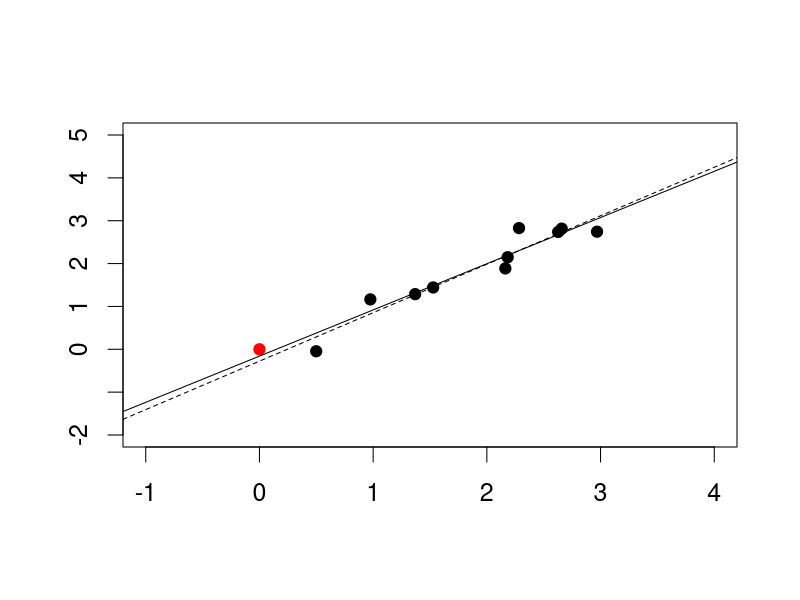
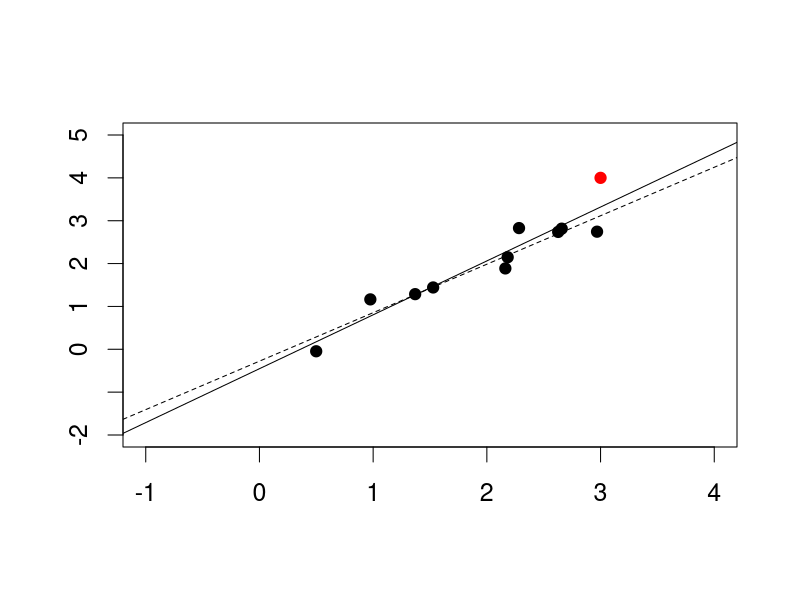
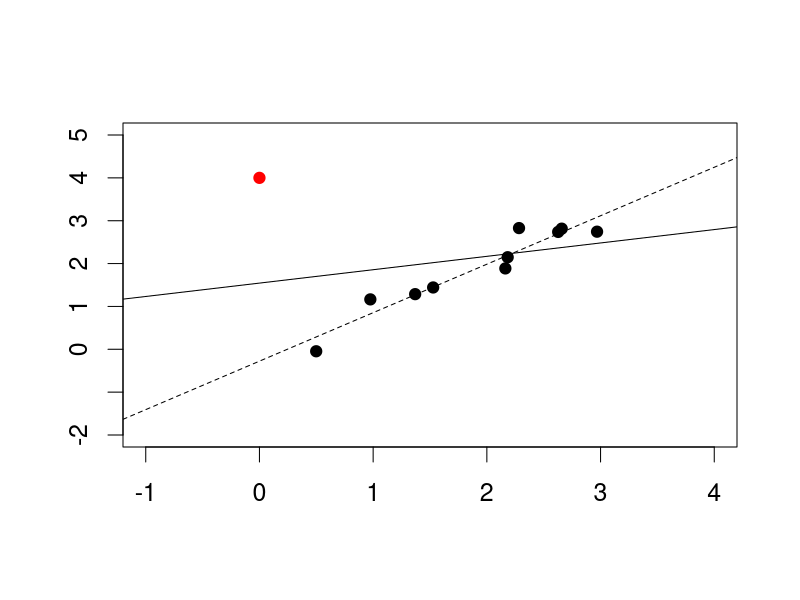
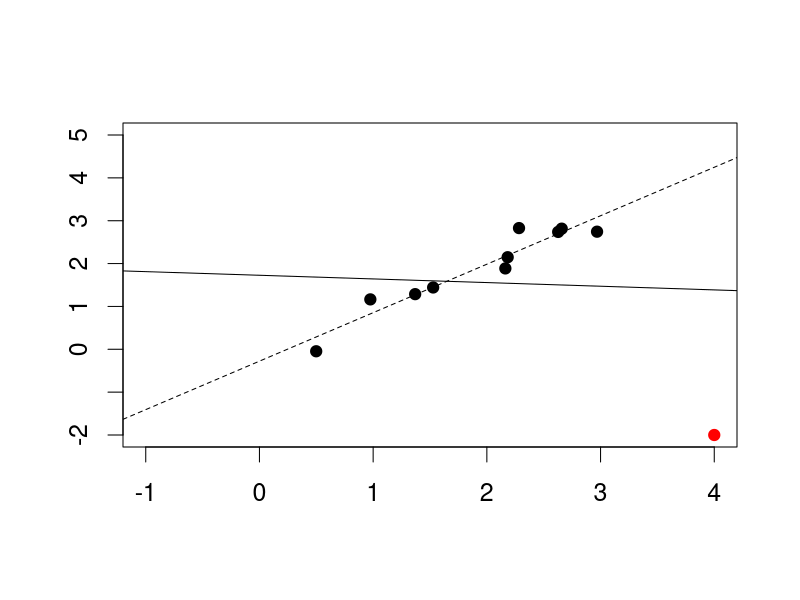
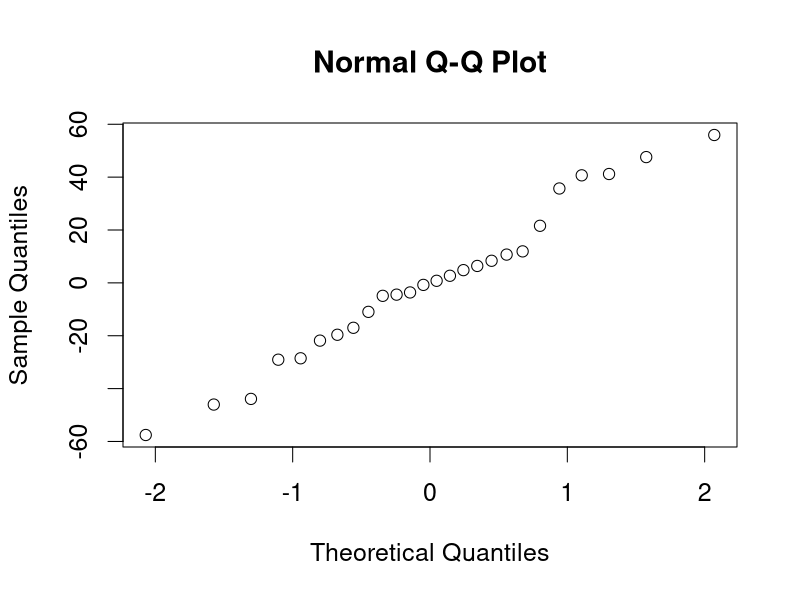
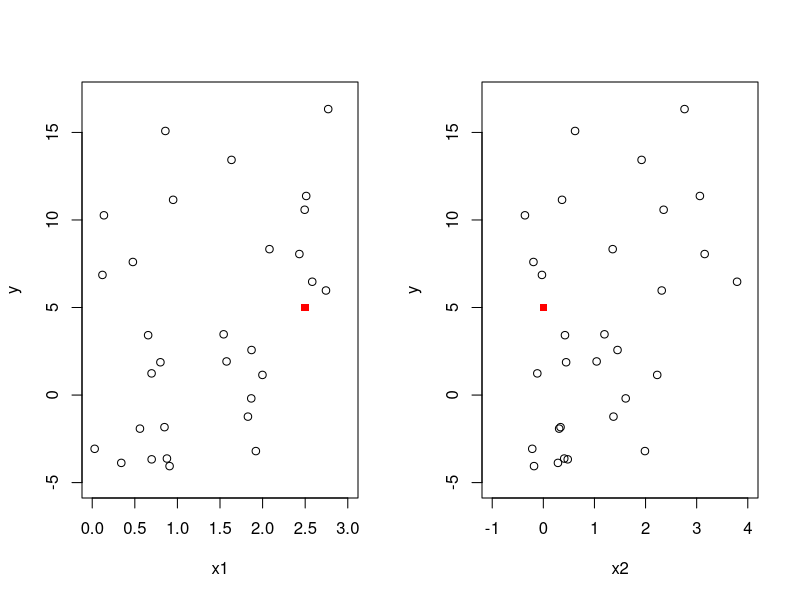
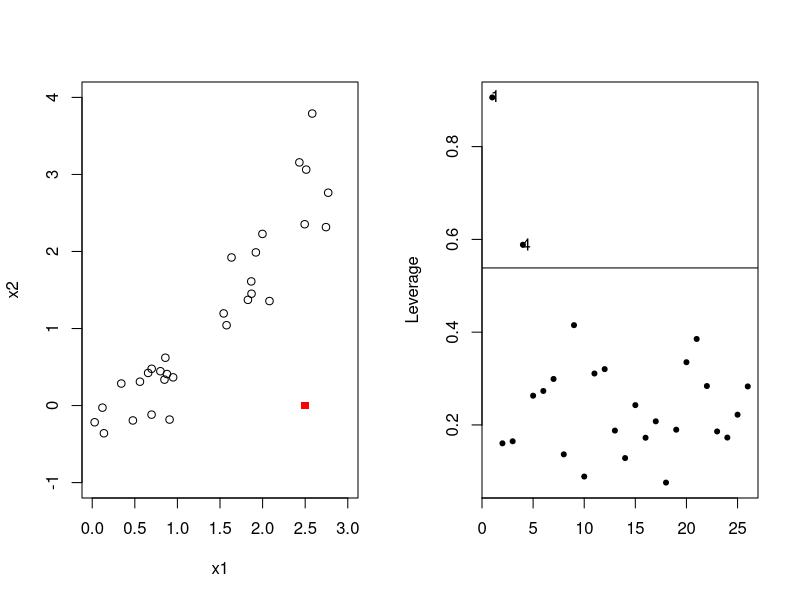
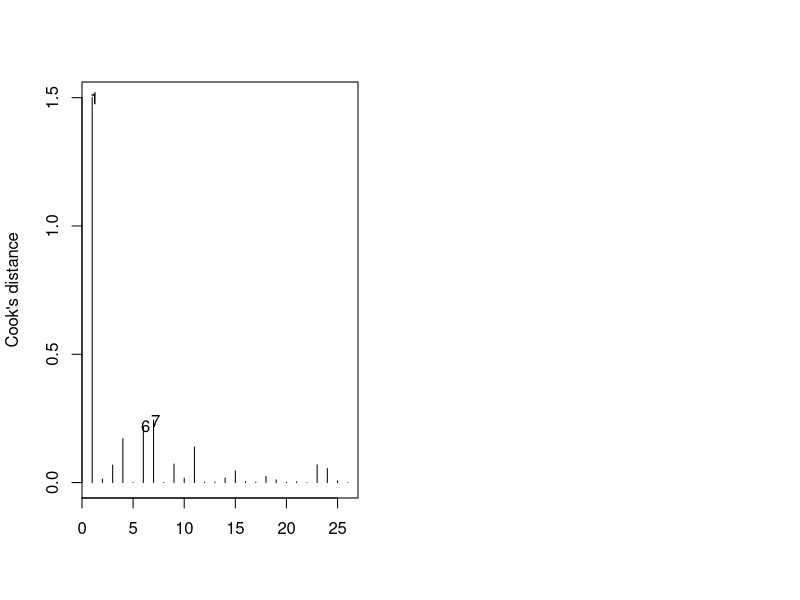

Reproduce these figures in R, in order.
## ---- chunk 1
CWD <- read.table("./datasets/01-linear-regression/christ.csv", header = T, sep = ",", dec = ".")
attach(CWD)

model <- lm(CWD.BASA ~ RIP.DENS)
model3 <- lm(I(log(CWD.BASA)) ~ RIP.DENS + I(RIP.DENS^2))
summary(model)
confint(model)

needles <- read.table("./datasets/01-linear-regression/needles.txt", header = T, sep = "\t", dec = ".")
attach(needles)
model_l5 <- lm(length ~ nitrogen * phosphor + potassium 
               + phosphor * residu)

library(car)

body.fat <- read.table("./datasets/01-linear-regression/bodyfatNKNW.txt", header = T, dec = ".")
attach(body.fat)

birnh <- read.table("./datasets/01-linear-regression/birnh.txt", header = T, sep = "\t", dec = ".")
attach(birnh)
## ---- chunk 2
set.seed(12345)  
n <- 10
X <- sort(3*runif(n))
Y <- X + 0.3*rnorm(n)

par(cex = 1.5)

plot_data_outliers <- function(outlier = NULL) {
  X_outliers <- c(X, outlier[1])
  Y_outliers <- c(Y, outlier[2])
  
  m_regular <- lm(Y ~ X)
  m_outliers <- lm(Y_outliers ~ X_outliers)
  
  plot(X, Y, xlim = c(-1, 4), ylim = c(-2, 5), pch = 19,
       xlab = "", ylab = "")
  if (!is.null(outlier)) {
    # Draw the outlier
    points(outlier[1], outlier[2], pch = 19, col = "red")
    # Draw the regression line without the outlier
    abline(m_regular, lty = "dashed")
  }
  abline(m_outliers)
}

plot_data_outliers(c(0,0))
## ---- chunk 3
par(cex = 1.5)
plot_data_outliers(c(3, 4))
## ---- chunk 4
par(cex = 1.5)
plot_data_outliers(c(0, 4))
## ---- chunk 5
par(cex = 1.5)
plot_data_outliers(c(4, -2))
## ---- chunk 6
qqnorm(model_l5$resid)
## ---- chunk 7
set.seed(1234)
n <- 30
x1 <- 3*runif(n)
x2 <- x1 + 0.5*rnorm(n)
y <- 2*x1 + x2 + 5*rnorm(n)

x1_outlier <- 2.5
x2_outlier <- 0
y_outlier <- 5

range <- function(...) {
  c(floor(min(...)), ceiling(max(...)))
}

x1_lim <- range(x1, x1_outlier)
x2_lim <- range(x2, x2_outlier)
y_lim <- range(y, y_outlier)

par(cex = 1.5, mfrow=c(1, 2))
plot(x1, y, xlim = x1_lim, ylim = y_lim)
points(x1_outlier, y_outlier, pch = 15, col = "red")
plot(x2, y, xlim = x2_lim, ylim = y_lim)
points(x2_outlier, y_outlier, pch = 15, col = "red")
## ---- chunk 8
plot(x1, x2, xlim = x1_lim, ylim = x2_lim)
points(x1_outlier, x2_outlier, pch = 15, col = "red")

## ---- chunk 9
p=7
n=26
lev5 <- hatvalues(model_l5)
cutoff <- 2*p/n
plot(lev5, pch = 20, xlab = "", ylab = "Leverage")
abline(h=cutoff)
text(1.3, 0.91, 1)
text(4.3, 0.59, 4)
## ---- chunk 10
cd5 <- cooks.distance(model_l5)
plot(cd5, type = "h", ylab = "Cook's distance", xlab = "")
text(1.2, 1.5, 1)
text(6.2, 0.22, 6)
text(7.2, 0.24, 7)
## ---- chunk 11
par(mfrow=c(2,2))
plot(model_l5)
## ---- chunk 12
dfb5 <- dfbetas(model_l5)[1,]
plot(dfb5, pch = 20, ylab = "DFBETAS", xlab = "Parameter number")
## ---- chunk 13
inter5 <- phosphor * residu
par(mfrow=c(1,2))
hist(inter5, xlab = "phosphor * residual ash", main = "Histogram of phosphor * residu")
qqnorm(inter5)
## ---- chunk 14
nitrogen2 <- nitrogen[-1]
phosphor2 <- phosphor[-1]
potassium2 <- potassium[-1]
residu2 <- residu[-1]
length2 <- length[-1]
model_l6 <- lm(length2 ~ nitrogen2 *  phosphor2 + potassium2 
               + phosphor2 * residu2)
## ---- chunk 15
summary(model_l6)$coefficients
## ---- chunk 16
model_l7 <- lm(length ~ nitrogen *  phosphor + potassium 
               + residu)
## ---- chunk 17
summary(model_l7)$coefficients
## ---- chunk 18
model_l8 <- lm(length ~ nitrogen *  phosphor + potassium)
## ---- chunk 19
summary(model_l8)$coefficients
## ---- chunk 20
p2=5
lev8 <- hatvalues(model_l8)
cutoff2 <- 2*p2/n
par(mfrow=c(1,2))
plot(lev5, pch = 20, xlab = "", ylab = "Leverage")
abline(h=cutoff)
text(1.5, 0.91, 1)
text(4.5, 0.59, 4)
plot(lev8, pch = 20, xlab = "", ylab = "Leverage", ylim = c(0.0,0.9))
abline(h=cutoff2)
text(4.5, 0.59, 4)
## ---- chunk 21
cd8 <- cooks.distance(model_l8)
plot(cd8, type = "h", ylab = "Cook's distance", xlab = "")
text(4.2, 0.12, 4)
text(6.2, 0.17, 6)
text(7.2, 0.37, 7)
## ---- chunk 22
par(mfrow=c(2,2))
plot(model_l8)
